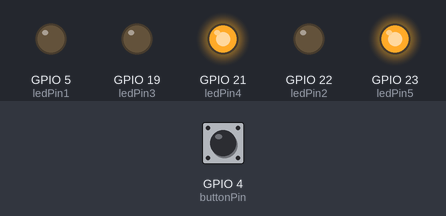
A sketch run on a simulated ESP32. Shown: output pins drawn as LEDs (lit = HIGH). Inputs (shaded band) come from the test bench; at power-on: GPIO 4 (buttonPin) LOW. What the sketch prints to the serial monitor is not drawn.

Above: at 1.2 s.
1.3 s: GPIO 4 (buttonPin) pulled HIGH for 0.15 s
At 1.37 s:
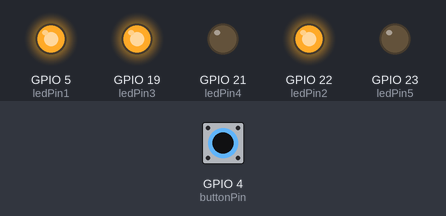
2.9 s: GPIO 4 (buttonPin) pulled HIGH for 3.2 s
At 6.5 s:
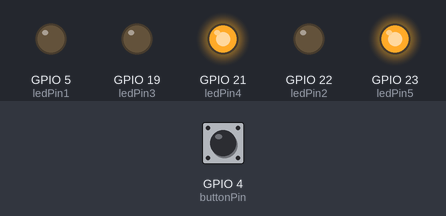
Timing chart, 0 to 8.0 s (numbered marks = the images above; inputs shaded):
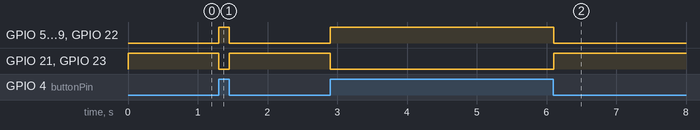

The sketch:

push_button_5.ino
```cpp
// Complete Instructions: https://RandomNerdTutorials.com/esp32-digital-inputs-outputs-arduino/

// set pin numbers
const int buttonPin = 4;  // the number of the pushbutton pin
const int ledPin1 =  5;    // the number of the LED pin
const int ledPin2 =  22;
const int ledPin3 =  19;
const int ledPin4 =  21;
const int ledPin5 =  23;

// variable for storing the pushbutton status
int buttonState = 0;

void setup() {
  Serial.begin(115200);
  // initialize the pushbutton pin as an input
  pinMode(buttonPin, INPUT);
  // initialize the LED pin as an output
  pinMode(ledPin1, OUTPUT);
  pinMode(ledPin2, OUTPUT);
  pinMode(ledPin3, OUTPUT);
  pinMode(ledPin4, OUTPUT);
  pinMode(ledPin5, OUTPUT);
}

void loop() {
  // read the state of the pushbutton value
  buttonState = digitalRead(buttonPin);
  Serial.println(buttonState);
  // check if the pushbutton is pressed.
  // if it is, the buttonState is HIGH
  if (buttonState == HIGH) {
    // turn LED on
    digitalWrite(ledPin1, HIGH);
    digitalWrite(ledPin2, HIGH);
    digitalWrite(ledPin3, HIGH);
    digitalWrite(ledPin4, LOW);
    digitalWrite(ledPin5, LOW);
  } else {
    // turn LED off
    digitalWrite(ledPin1, LOW);
    digitalWrite(ledPin2, LOW);
    digitalWrite(ledPin3, LOW);
    digitalWrite(ledPin4, HIGH);
    digitalWrite(ledPin5, HIGH);
  }
}
```

Measured:
- after the input at 1.3 s, GPIO 5 (ledPin1), GPIO 19 (ledPin3), GPIO 22 (ledPin2): LOW → HIGH at once, → LOW 0.15 s later; GPIO 21 (ledPin4), GPIO 23 (ledPin5): HIGH → LOW at once, → HIGH 0.15 s later
- after the input at 2.9 s, GPIO 5 (ledPin1), GPIO 19 (ledPin3), GPIO 22 (ledPin2): LOW → HIGH at once, → LOW 3.2 s later; GPIO 21 (ledPin4), GPIO 23 (ledPin5): HIGH → LOW at once, → HIGH 3.2 s later
